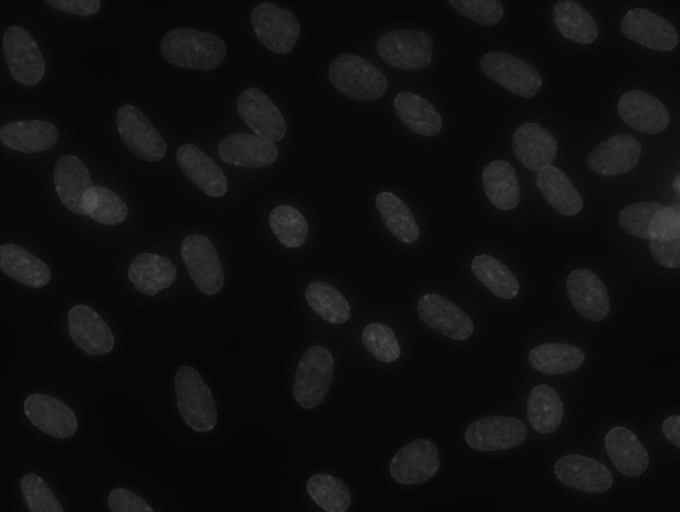
#> input picture Tests/scikit_test/test_dna.jpg, 1360 x 1024 px (shown at 1/2 size)
$ python skimage_scipy_test.py   (Python 2 division)   (older library calls are emulated)
#> lines starting #> are read from the running program, lines starting #| are printed output that depends on the picture; after the words box and inside, x2 and y2 are one past the last pixel; in counts of white or black regions, pixels touching at a corner belong together
### Tests/scikit_test/image_funcs.py
import numpy as np
from skimage.measure import label

from skimage.filter import gaussian_filter, canny
from scipy.ndimage.morphology import binary_dilation, binary_erosion
from skimage.morphology import remove_small_objects

from scipy.ndimage import distance_transform_edt
from skimage.feature import peak_local_max
from skimage.morphology import watershed

def fill_holes(binary):
    '''Fill holes in binary image'''

    labels = label(binary)

    labelcount = np.bincount(labels.ravel())

    bg = np.argmax(labelcount)

    binary[labels != bg] = True

    return binary


def clear_border(labels):
    '''Removes objects which touch the border'''

    borders = np.zeros(labels.shape, np.bool)

    borders[ 0,:] = 1
    borders[-1,:] = 1
    borders[:, 0] = 1
    borders[:,-1] = 1

    at_border = np.unique(labels[borders])

    for obj in at_border:
        labels[labels == obj] = 0

    return labels

def double_dilation(binary, selem):
    '''Returns the result of two sequential binary dilations'''

    for i in (1,2):
        binary = binary_dilation(binary, selem, border_value = 1)

    return binary

def double_erosion(binary, selem, border_value = 1):
    '''Returns the result of two sequential binary erosions'''

    for i in (1,2):
        binary = binary_erosion(binary, selem, border_value = 1)

    return binary

def colorize(labels):
    '''Colorize cells in such a way that neighbour cells have distict colors'''

    label_nums = np.unique(labels)
    new_image = np.zeros_like(labels, dtype=np.float)

    for i in range(label_nums.size):
        if i == 0:
            continue
        new_image[labels == label_nums[i]] = i*0.27

    new_image = (new_image % 1.)*0.7 + 0.3
    new_image[labels == label_nums[0]] = 0.

    return new_image


# [54 lines left out: functions get_binary, calc_prot_intensity, get_labels, get_cell_number, not called in this run]

### Tests/scikit_test/curve_funcs.py
import numpy as np
import numpy.random as npr
import matplotlib.pyplot as plt
from scipy.optimize import leastsq

def logistic4(x, A, B, C, D):
    """4PL lgoistic equation."""
    return ((A-D)/(1.0+((x/C)**B))) + D

def residuals(p, y, x):
    """Deviations of data from fitted 4PL curve"""
    A,B,C,D = p
    err = y-logistic4(x, A, B, C, D)
    return err

# [4 lines left out: function peval, not called in this run]

### Tests/scikit_test/skimage_scipy_test.py
#!/usr/bin/python
# -*- coding: utf-8 -*-
# vim: set fileencoding=utf-8

import warnings
warnings.simplefilter('ignore')

print '\n\nMatplotlib import:'
try:
    import matplotlib.pyplot as plt
    print 'Done\n'
except:
    print 'WARNING: Matplotlib was not found. Proceeding..\n'

print 'Numpy import:'
import numpy as np
print 'Done\n'


print 'Scikit-image import:'
try:
    import skimage

    svers = skimage.__version__

    if eval(skimage.__version__.split('.')[1]) >= 10:
        print 'Scikit-image version ' + svers + ' was found'
    else:
        print 'WARNING: Outdated scikit-image version ' + svers + ' was found'
        print 'Proceeding..'
    print 'Done\n'

except:
    print 'WARNING: Scikit-image was not found. Proceeding..\n'
    raise


print 'Scipy import: '
import scipy

svers = scipy.__version__

if eval(scipy.__version__.split('.')[1]) >= 13:
    print 'Scipy version ' + svers + ' was found'
else:
    print 'WARNING: Outdated scipy version ' + svers + ' was found'
    print 'Proceeding..'
print 'Done\n'


print 'Starting scikit-image test'

try:

    from image_funcs import *
    from scipy.misc import imread, imsave

    nuclei = imread('test_dna.jpg')
#> nuclei is the input picture: shape (1024, 1360, 3); min 4, max 85, mean 15.4
    nuclei = np.max(nuclei, 2)
#> nuclei: shape (1024, 1360)

    from skimage.exposure import rescale_intensity
    rescaled_nuclei = rescale_intensity(nuclei, in_range=(np.min(nuclei),np.max(nuclei)))
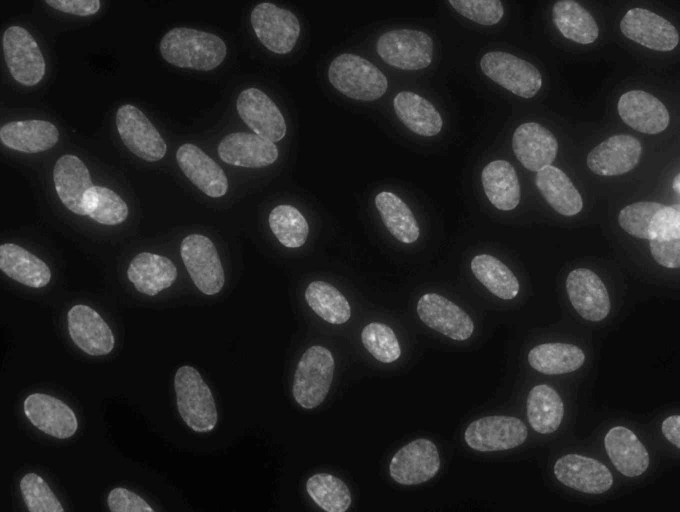
#> rescaled_nuclei: shape (1024, 1360) (shown at 1/2 size); min 0, max 255, mean 35.5

    new_range = tuple(np.percentile(nuclei,(2,98)))
#> new_range = (5, 48)
    rescaled_nuclei = rescale_intensity(nuclei, in_range=new_range)
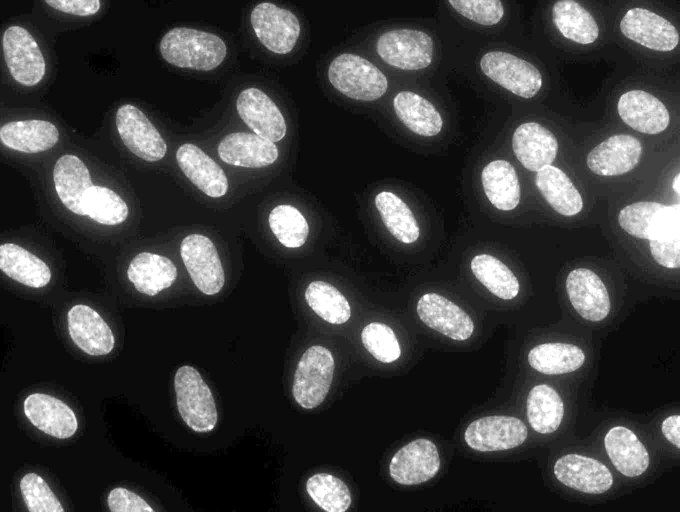
#> rescaled_nuclei: shape (1024, 1360) (shown at 1/2 size); min 0, max 255, mean 60.5

    print '+rescale intensity'


    from skimage.filter import gaussian_filter
    blured = gaussian_filter(nuclei,8)

    highpass = nuclei - 0.8*blured
    sharp = highpass + nuclei
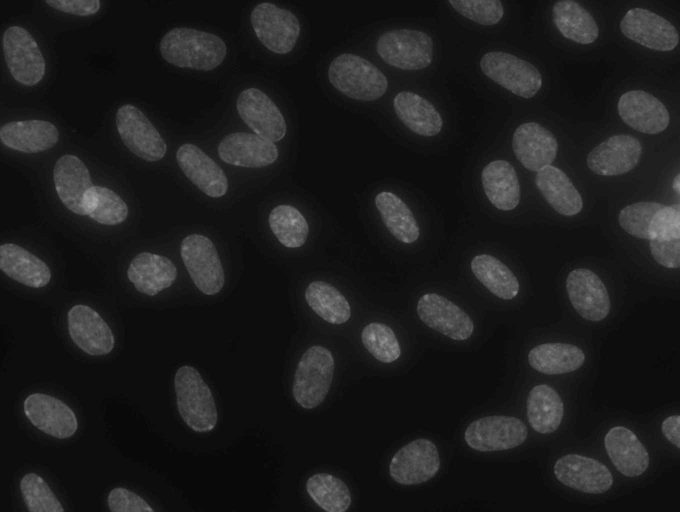
#> sharp: shape (1024, 1360) float64 (shown at 1/2 size); min 7.97, max 169.8, mean 30.8
    sharp = np.floor(sharp).astype(np.uint8)

    from skimage.filter import canny

    edges_c = canny(sharp, sigma = 1, high_threshold = 35., low_threshold = 14.)
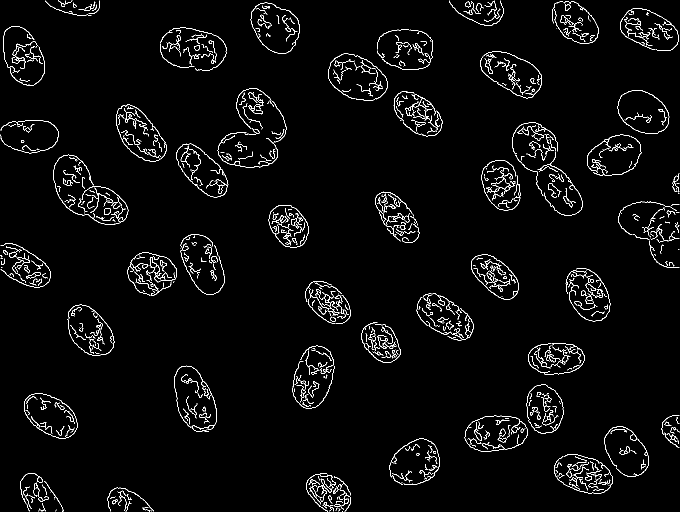
#> edges_c: shape (1024, 1360) bool (shown at 1/2 size); 3% white in thin lines or dots
    diamond = np.array([0,1,0,1,1,1,0,1,0], dtype=bool).reshape((3,3))
    edges = double_dilation(edges_c, diamond)
    binary = fill_holes(edges)
#> in fill_holes, `labels = label(binary)`:
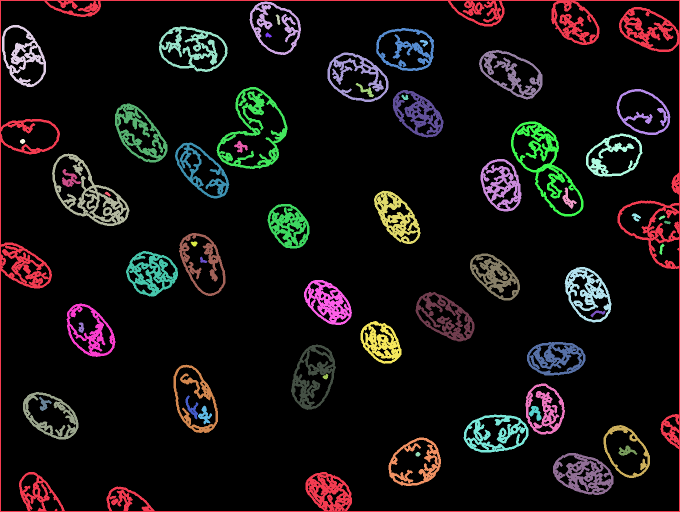
#> labels: shape (1024, 1360) int32 (shown at 1/2 size); 61 distinct labels, from 0 to 60; one colour per label, 0 black
#> in fill_holes, `labelcount = np.bincount(labels.ravel())`: labelcount = 61 values, max 1215729 at index 0, min 62 at index 27, mean 22830.2
#> in fill_holes, `bg = np.argmax(labelcount)`: bg = 0

    binary = double_erosion(binary, diamond)
#> the loop in double_erosion, `for i in (1,2):` made 2 passes
#> pass 1, in double_erosion, `binary = binary_erosion(binary, selem, border_value = 1)`:
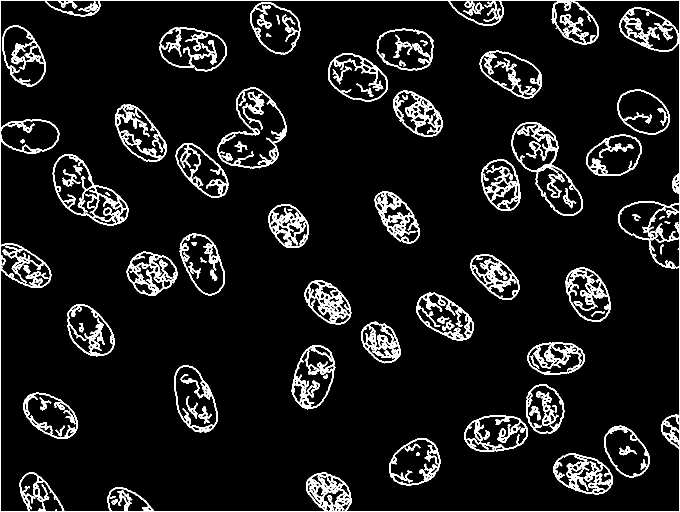
#> binary: shape (1024, 1360) bool (shown at 1/2 size); 8.6% white; 80 white regions, largest, box (x1, y1, x2, y2) and area: (0, 0, 1360, 1024) 25268, (1023, 244, 1166, 432) 4137, (105, 308, 258, 451) 3750

    print '+binarization'


    from skimage.measure import label

    labels = label(binary)
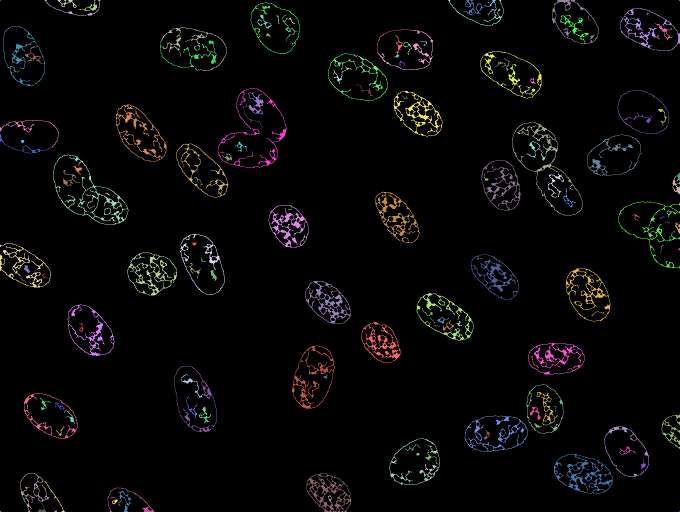
#> labels: shape (1024, 1360) int32 (shown at 1/2 size); 153 distinct labels, from 0 to 152; one colour per label, 0 black

    from skimage.morphology import remove_small_objects
    labels = remove_small_objects(labels, 4000)
#> labels: shape (1024, 1360) int32; every value is 0
    labels = clear_border(labels)
#> in clear_border, `at_border = np.unique(labels[borders])`: at_border = [0]
#> the loop in clear_border, `for obj in at_border:` made 1 pass

    binary = labels != 0
#> binary: shape (1024, 1360) bool; every value is 0

    from scipy.ndimage import distance_transform_edt
    from skimage.feature import peak_local_max
    from skimage.morphology import watershed

    distance = distance_transform_edt(binary)
#> distance: shape (1024, 1360) float64; every value is 0
    distance_blured = gaussian_filter(distance, 8)
    local_maxi = peak_local_max(distance_blured, indices=False, labels=binary, min_distance = 10)
    markers = label(local_maxi)
    labels_ws = watershed(-distance, markers, mask=binary)

    print '+segmentation'

    cell_number = np.unique(labels_ws).size - 1
#> cell_number = 0

    if cell_number == 38:
        print '+proper cell count'
        print 'scikit-image test passed\n'
    else:
        raise

except:
    print 'WARNING: scikit-image test failed. Proceeding..\n'


print 'Starting image plot test'

try:
    fig, ax = plt.subplots(2,2)
    fig.set_size_inches(6, 6, forward=True)
#    fig.subplots_adjust(0.05, 0.05, 0.95, 0.95, 0.05, 0.05)

    plt.gray()
    ax[0,0].imshow(rescaled_nuclei)
    ax[0,0].set_title('Rescaled intensity')
    ax[0,1].imshow(edges)
    ax[0,1].set_title('Canny edges')
    ax[1,0].imshow(binary)
    ax[1,0].set_title('Binary nuclei')
    plt.jet()
    ax[1,1].imshow(colorize(labels_ws))
#> in colorize, `label_nums = np.unique(labels)`: label_nums = [0]
    ax[1,1].set_title('Colorized nuclei')
    plt.jet()

    for a in ax:
        for b in a:
            b.set_xticks(())
            b.set_yticks(())

    plt.show()

    print 'Image plot test passed\n'

except:
    print 'WARNING: Image plot test failed. Proceeding..\n'


print 'Starting scipy test'

try:

    from scipy.optimize import leastsq
    from curve_funcs import *

    x = np.linspace(0,20,20)
    A,B,C,D = 0.5,2.5,8,7.3
    y_true = logistic4(x, A, B, C, D)

    y_meas = y_true + 0.2*np.random.randn(len(x))

    guess = [0, 1, 1, 1]
    plsq = leastsq(residuals, guess, args=(y_meas, x))

    print plsq
    print '+optimize'

    print 'scipy test passed\n'

except:
    '''WARNING: scipy test failed\n'''
